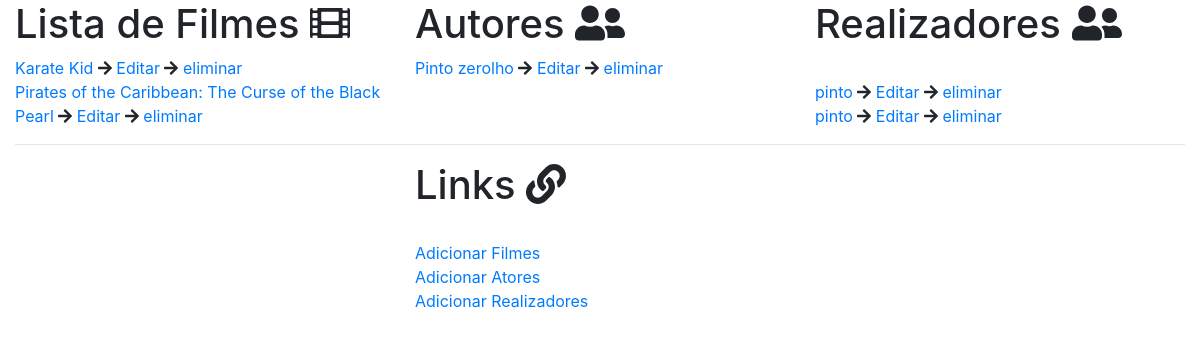
Page /index.php (signed in) on the committed database.
### tables this page shows
CREATE TABLE `filmes` (
  `id_filme` int(11) NOT NULL,
  `titulo` varchar(100) NOT NULL,
  `sinopse` text,
  `quantidade` smallint(6) DEFAULT '0',
  `idioma` varchar(30) DEFAULT NULL,
  `data_lancamento` date DEFAULT NULL
);

CREATE TABLE `atores` (
  `id_Ator` int(11) NOT NULL,
  `Nome` varchar(50) NOT NULL,
  `Nacionalidade` varchar(50) NOT NULL,
  `Data_Nascimento` date NOT NULL
);

CREATE TABLE `realizadores` (
  `id_realizador` int(11) NOT NULL,
  `nome` varchar(50) NOT NULL,
  `nacionalidade` varchar(50) NOT NULL
);

### index.php (the view, shortened to what this page needs)
<?php
if($_SESSION['login']=="correto"&& isset($_SESSION['login'])){
 ?>
<!DOCTYPE html>
<html>
<head>
	<link rel="stylesheet" type="text/css" href="css/bootstrap.min.css" rel="stylesheet">
	<link rel="stylesheet" type="text/css" href="fa/css/all.css">
</head>
<body>
<?php
$con=new mysqli("localhost","root","","filmes");
if($con->connect_errno!=0){
	echo "Ocorreu um erro no acesso à base de dados".$con->connect_error;
	exit;
}
else{
	if($_SESSION['login']=="correto"){
	 ?>
<!DOCTYPE html>
<html>
<head>
</head>
<body>
<div class="container-fluid">
	<div class="row">
		<div class="col-md-4">
			<h1>Lista de Filmes <i class="fas fa-film"></i></h1>
<?php
$stm=$con->prepare('select * from filmes');
$stm->execute();
$res=$stm->get_result();
while ( $resultado=$res->fetch_assoc() ) {
	echo '<a href="filmes_show.php?filme='.$resultado['id_filme'].'">';
	echo $resultado['titulo'];
	echo "</a>";
	echo ' <i class="fas fa-arrow-right"></i> <a href="filmes_edit.php?filme='.$resultado['id_filme'].'">Editar</a>';
	echo ' <i class="fas fa-arrow-right"></i> <a href="filmes_delete.php?filme='.$resultado['id_filme'].'">eliminar</a>';
	echo "<br>";
}
 ?>
		</div>
		<div class="col-md-4">
<h1>Autores <i class="fas fa-user-friends"></i></h1>
<?php
$stm=$con->prepare('select * from atores');
$stm->execute();
$res=$stm->get_result();
while ( $resultado=$res->fetch_assoc() ) {
	echo '<a href="atores_show.php?ator='.$resultado['id_Ator'].'">';
	echo $resultado['Nome'];
	echo "</a>";
	echo ' <i class="fas fa-arrow-right"></i> <a href="atores_edit.php?ator='.$resultado['id_Ator'].'">Editar</a>';
	echo ' <i class="fas fa-arrow-right"></i> <a href="atores_delete.php?filme='.$resultado['id_Ator'].'">eliminar</a>';
	echo "<br>";
}
 ?>
		</div>
		<div class="col-md-4">
<h1>Realizadores <i class="fas fa-user-friends"></i></h1>
<?php
$stm=$con->prepare('select * from realizadores');
$stm->execute();
$res=$stm->get_result();
while ( $resultado=$res->fetch_assoc() ) {
	echo "<br>";
	echo '<a href="realizadores_show.php?realizador='.$resultado['id_realizador'].'">';
	echo $resultado['nome'];
	echo "</a>";
	echo ' <i class="fas fa-arrow-right"></i> <a href="realizadores_edit.php?realizador='.$resultado['id_realizador'].'">Editar</a>';
	echo ' <i class="fas fa-arrow-right"></i> <a href="realizadores_delete.php?realizador='.$resultado['id_realizador'].'">eliminar</a>';
}
 ?>
		</div>
	</div>
	<hr>
	<div class="row" >
		<div class="col-md-4 offset-sm-4">
<h1>Links <i class="fas fa-link"></i></h1>
<br>
<a href="filmes_create.php">Adicionar Filmes</a>
<br>
<a href="atores_create.php">Adicionar Atores</a>
<br>
<a href="realizadores_create.php">Adicionar Realizadores</a>
		</div>
	</div>
</div>
<?php
}
else{
	echo "Para entrar nesta página necessita de efetuar <a href='login.php'>login</a>";
	header('refresh:2;url=login.php');
}
}
 ?>
</body>
</html>
<?php
}
else{
	echo "Para entrar nesta página necessita de efetuar <a href='login.php'>login</a>";
	header('refresh:2;url=login.php');
}
?>

### fa/css/all.css (style rules this page uses)
.fa-arrow-right:before { content: "\f061"; }
.fa-film:before { content: "\f008"; }
.fa-link:before { content: "\f0c1"; }
.fa-user-friends:before { content: "\f500"; }

### rows in the picture
filmes: titulo "Karate Kid"
filmes: titulo "Pirates of the Caribbean: The Curse of the Black Pearl"
atores: Nome "Pinto zerolho"
realizadores: nome "pinto"
realizadores: nome "pinto"
